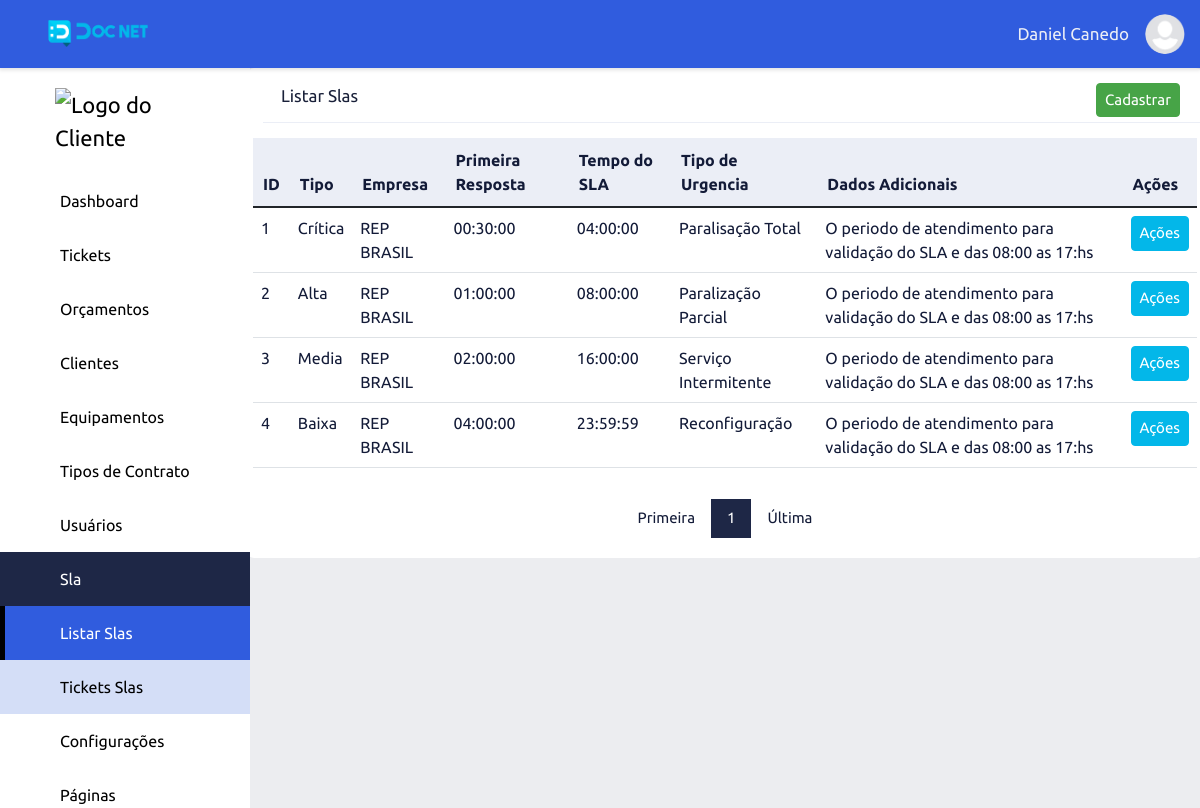
The page /list-sla/index (signed in) on the database its author committed.
### tables this page shows
CREATE TABLE `adms_levels_pages` (
  `id` int NOT NULL,
  `permission` int NOT NULL DEFAULT '2',
  `order_level_page` int NOT NULL,
  `print_menu` int NOT NULL DEFAULT '2' COMMENT '1 - Apresentar no menu, 2 - Não apresentar no menu',
  `dropdown` int NOT NULL DEFAULT '2' COMMENT '1 - Dropdow , 2 - não dropdow',
  `adms_access_level_id` int NOT NULL,
  `adms_page_id` int NOT NULL,
  `adms_items_menu_id` int NOT NULL DEFAULT '1',
  `created` datetime NOT NULL,
  `modified` datetime DEFAULT NULL
);

CREATE TABLE `adms_pages` (
  `id` int NOT NULL,
  `controller` varchar(220) NOT NULL,
  `metodo` varchar(220) NOT NULL,
  `menu_controller` varchar(220) NOT NULL,
  `menu_metodo` varchar(220) NOT NULL,
  `name_page` varchar(220) NOT NULL,
  `publish` int NOT NULL DEFAULT '2',
  `icon` varchar(45) DEFAULT NULL,
  `obs` text,
  `adms_sits_pgs_id` int NOT NULL DEFAULT '2',
  `adms_types_pgs_id` int NOT NULL,
  `adms_groups_pgs_id` int NOT NULL,
  `created` datetime NOT NULL,
  `modified` datetime DEFAULT NULL
);

CREATE TABLE `adms_items_menus` (
  `id` int NOT NULL,
  `name` varchar(220) NOT NULL,
  `icon` varchar(45) NOT NULL,
  `order_item_menu` int NOT NULL,
  `created` datetime NOT NULL,
  `modified` datetime DEFAULT NULL
);

CREATE TABLE `adms_sla` (
  `id` int NOT NULL,
  `name` varchar(220) NOT NULL,
  `empresa_id` int NOT NULL,
  `prim_resp` time DEFAULT NULL,
  `final_resp` time DEFAULT NULL,
  `tipo_ocorr_id` int NOT NULL,
  `prioridade_id` int NOT NULL,
  `tempo_nome_sla_id` int NOT NULL,
  `tempo_horas_sla_id` int NOT NULL,
  `atividade_id` int NOT NULL,
  `obs` varchar(220) DEFAULT NULL,
  `modified` datetime DEFAULT NULL,
  `cretaed` datetime NOT NULL
);

CREATE TABLE `adms_emp_principal` (
  `id` int NOT NULL,
  `razao_social` varchar(220) DEFAULT NULL,
  `nome_fantasia` varchar(220) DEFAULT NULL,
  `cnpj` varchar(220) NOT NULL,
  `cep` varchar(8) DEFAULT NULL,
  `logradouro` varchar(220) DEFAULT NULL,
  `bairro` varchar(220) DEFAULT NULL,
  `cidade` varchar(220) DEFAULT NULL,
  `uf` varchar(45) DEFAULT NULL,
  `contato` varchar(220) DEFAULT NULL,
  `telefone` varchar(220) DEFAULT NULL,
  `email` varchar(220) DEFAULT NULL,
  `situacao` int NOT NULL DEFAULT '1',
  `logo` varchar(110) DEFAULT NULL,
  `base_dados` varchar(220) DEFAULT NULL,
  `created` datetime NOT NULL,
  `modified` datetime DEFAULT NULL
);

CREATE TABLE `adms_atividade` (
  `id` int NOT NULL,
  `empresa_id` int NOT NULL,
  `name` varchar(220) NOT NULL,
  `modified` datetime DEFAULT NULL,
  `created` datetime NOT NULL
);

### app/adms/Controllers/ListSla.php (called while the page is built, shortened)
<?php
class ListSla
{
    private array|string|null $data;
    public function index(string|int|null $page = null): void
    {
        $this->page = (int) $page ? $page : 1;
        $listSla = new \App\adms\Models\AdmsListSla();
        $listSla->listSla($this->page);
        if ($listSla->getResult()) {
            $this->data['listSla'] = $listSla->getResultBd();
            $this->data['pagination'] = $listSla->getResultPg();
        } else {
            $this->data['listSla'] = [];
            $this->data['pagination'] = "";
        }
        $button = ['add_sla' => ['menu_controller' => 'add-sla', 'menu_metodo' => 'index'],
        'view_sla' => ['menu_controller' => 'view-sla', 'menu_metodo' => 'index'],
        'edit_sla' => ['menu_controller' => 'edit-sla', 'menu_metodo' => 'index'],
        'delete_sla' => ['menu_controller' => 'delete-sla', 'menu_metodo' => 'index']];
        $listBotton = new \App\adms\Models\helper\AdmsButton();
        $this->data['button'] = $listBotton->buttonPermission($button);
        $listMenu = new \App\adms\Models\helper\AdmsMenu();
        $this->data['menu'] = $listMenu->itemMenu();
        $this->data['sidebarActive'] = "list-sla";
        $loadView = new \Core\ConfigView("adms/Views/sla/listSla", $this->data);
        $loadView->loadView();
    }
}

### core/ConfigController.php (called while the page is built, shortened)
<?php
class ConfigController extends Config
{
    private string $urlController;
    private string $urlMetodo;
    private string $urlParameter;
    public function __construct()
    {
        if (!empty(filter_input(INPUT_GET, 'url', FILTER_DEFAULT))) {
            $this->url = filter_input(INPUT_GET, 'url', FILTER_DEFAULT);
            $this->urlArray = explode("/", $this->url);
            if (isset($this->urlArray[0])) {
                $this->urlController = $this->slugController($this->urlArray[0]);
            } else {
                $this->urlController = $this->slugController(CONTROLLER);
            }
            if (isset($this->urlArray[1])) {
                $this->urlMetodo = $this->slugMetodo($this->urlArray[1]);
            } else {
                $this->urlMetodo = $this->slugMetodo(METODO);
            }
            if (isset($this->urlArray[2])) {
                $this->urlParameter = $this->urlArray[2];
            } else {
                $this->urlParameter = "";
            }
        } else {
            $this->urlController = $this->slugController(CONTROLLERERRO);
            $this->urlMetodo = $this->slugMetodo(METODO);
            $this->urlParameter = "";
        }
    }
    private function slugController(string $slugController): string
    {
        $this->urlSlugController = $slugController;
        $this->urlSlugController = strtolower($this->urlSlugController);
        $this->urlSlugController = str_replace("-", " ", $this->urlSlugController);
        $this->urlSlugController = ucwords($this->urlSlugController);
        $this->urlSlugController = str_replace(" ", "", $this->urlSlugController);
        return $this->urlSlugController;
    }
    private function slugMetodo(string $urlSlugMetodo): string
    {
        $this->urlSlugMetodo = $this->slugController($urlSlugMetodo);
        $this->urlSlugMetodo = lcfirst($this->urlSlugMetodo);
        return $this->urlSlugMetodo;
    }
    public function loadPage(): void
    {
        $loadPgAdm = new \Core\CarregarPgAdmLevel();
        $loadPgAdm->loadPage($this->urlController, $this->urlMetodo, $this->urlParameter);
    }
}

### index.php (called while the page is built, shortened)
<?php
$home = new Core\ConfigController();
$home->loadPage();

### app/adms/Models/helper/AdmsRead.php (called while the page is built, shortened)
<?php
class AdmsRead extends AdmsConn
{
    private string $select;
    private array $values = [];
    private object $query;
    public function fullRead(string $query, string|null $parseString = null): void
    {
        $this->select = $query;
        if (!empty($parseString)) {
            parse_str($parseString, $this->values);
        }
        $this->exeInstruction();
    }
    private function exeInstruction(): void
    {
        $this->connection();
        try {
            $this->exeParameter();
            $this->query->execute();
            $this->result = $this->query->fetchAll();
        } catch (PDOException $err) {
            $this->result = null;
        }
    }
    private function connection(): void
    {
        $this->conn = $this->connectDb();
        $this->query = $this->conn->prepare($this->select);
        $this->query->setFetchMode(PDO::FETCH_ASSOC);
    }
    private function exeParameter(): void
    {
        if ($this->values) {
            foreach ($this->values as $link => $value) {
                if (($link == 'limit') or ($link == 'offset') or ($link == 'id')) {
                    $value = (int) $value;
                }
                $this->query->bindValue(":{$link}", $value, (is_int($value) ? PDO::PARAM_INT : PDO::PARAM_STR));
            }
        }
    }
}

### app/adms/Models/helper/AdmsConn.php (called while the page is built, shortened)
<?php
abstract class AdmsConn
{
    private string $host = HOST;
    private string $user = USER;
    private string $pass = PASS;
    private string $dbname = DBNAME;
    protected function connectDb(): object
    {
        try {
            $this->connect = new PDO("mysql:host={$this->host};dbname=" . $this->dbname, $this->user, $this->pass);
            return $this->connect;
        } catch (PDOException $err) {
            die("Erro - 001: Por favor tente novamente. Caso o problema persista, entre em contato o administrador " . EMAILADM);
        }
    }
}

### app/adms/Models/helper/AdmsMenu.php (called while the page is built, shortened)
<?php
class AdmsMenu
{
    public function itemMenu(): array|null|bool
    {
        $listMenu = new \App\adms\Models\helper\AdmsRead();
        $listMenu->fullRead(
            "SELECT lev_pag.id AS id_lev_pag, lev_pag.dropdown, lev_pag.adms_page_id,
                        pag.id AS id_pag, pag.menu_controller, pag.menu_metodo, pag.name_page, pag.icon,
                        itm_men.id AS id_itm_men, itm_men.name name_itm_men, itm_men.icon icon_itm_men
                        FROM adms_levels_pages AS lev_pag
                        INNER JOIN adms_pages AS pag ON pag.id=lev_pag.adms_page_id
                        INNER JOIN adms_items_menus AS itm_men ON itm_men.id=lev_pag.adms_items_menu_id
                        WHERE ((lev_pag.adms_access_level_id =:adms_access_level_id)
                        AND (lev_pag.permission = 1))
                        AND print_menu = 1
                        AND adms_sits_pgs_id = 1
                        ORDER BY itm_men.order_item_menu, lev_pag.order_level_page ASC",
            "adms_access_level_id=" . $_SESSION['adms_access_level_id']
        );
        $this->resultBd = $listMenu->getResult();
        if ($this->resultBd) {
            return $this->resultBd;
        } else {
            return false;
        }
    }
}

### app/adms/Models/AdmsListSla.php (called while the page is built, shortened)
<?php
class AdmsListSla
{
    private int $limitResult = 40;
    public function listSla(int $page):void
    {
        $this->page = (int) $page ? $page : 1;
        $pagination = new \App\adms\Models\helper\AdmsPagination(URLADM . 'list-sla/index');
        $pagination->condition($this->page, $this->limitResult);
        $pagination->pagination("SELECT COUNT(col.id) AS num_result FROM adms_sla AS col");
        $listSla = new \App\adms\Models\helper\AdmsRead();
        $listSla->fullRead("SELECT sla.id as id_sla, sla.name, emp.nome_fantasia as nome_fantasia_emp, sla.prim_resp as prim_resp_sla,
        sla.final_resp as final_resp_sla, typ.name as name_typ, prio.name as name_prio, temp.name as name_temp, sla.tempo_horas_sla_id,
                            ativ.name as name_ativ, sla.obs as obs_sla FROM adms_sla as sla
                            INNER JOIN adms_emp_principal AS emp ON emp.id=sla.empresa_id
                            INNER JOIN adms_tipo_ocorr AS typ ON typ.id=sla.tipo_ocorr_id
                            INNER JOIN adms_prioridade AS prio ON prio.id=sla.prioridade_id
                            INNER JOIN adms_tempo_sla AS temp ON temp.id=sla.tempo_nome_sla_id
                            INNER JOIN adms_atividade AS ativ ON ativ.id=sla.atividade_id
                            LIMIT :limit OFFSET :offset", "limit={$this->limitResult}&offset={$pagination->getOffset()}");
    }
}

### app/adms/Views/sla/listSla.php (the view, shortened to what this page needs)
<div class="wrapper">
    <div class="row">
        <div class="top-list">
            <span class="title-content">Listar Slas</span>
            <div class="top-list-right">
                <?php
                if ($this->data['button']['add_sla']) {
                    echo "<a href='" . URLADM . "add-sla/index' class='btn-success'>Cadastrar</a>";
                }
                ?>
            </div>
        </div>
        <div class="content-adm-alert">
        </div>
        <table class="table table-hover table-list">
            <thead class="list-head">
                <tr>
                    <th class="list-head-content">ID</th>
                    <th class="list-head-content">Tipo</th>
                    <th class="list-head-content table-sm-none">Empresa</th>
                    <th class="list-head-content">Primeira Resposta</th>
                    <th class="list-head-content table-sm-none">Tempo do SLA</th>
                    <th class="list-head-content table-sm-none">Tipo de Urgencia</th>
                    <th class="list-head-content table-sm-none">Dados Adicionais</th>
                    <th class="list-head-content">Ações</th>
                </tr>
            </thead>
            <tbody class="list-body">
                <?php
                foreach ($this->data['listSla'] as $sla) {
                    extract($sla);
                ?>
                    <tr>
                        <td class="list-body-content"><?php echo $id_sla; ?></td>
                        <td class="list-body-content"><?php echo $name; ?></td>
                        <td class="list-body-content table-sm-none"><?php echo $nome_fantasia_emp; ?></td>
                        <td class="list-body-content"><?php echo $prim_resp_sla; ?></td>
                        <td class="list-body-content table-sm-none"><?php echo $final_resp_sla; ?></td>
                        <td class="list-body-content table-sm-none"><?php echo $name_ativ; ?></td>
                        <td class="list-body-content table-sm-none"><?php echo $obs_sla; ?></td>
                        <td class="list-body-content">
                            <div class="dropdown-action">
                                <button onclick="actionDropdown(<?php echo $id_sla; ?>)" class="dropdown-btn-action">Ações</button>
                            </div>
                        </td>
                    </tr>
                <?php
                }
                ?>
            </tbody>
        </table>
        <?php echo $this->data['pagination']; ?>
    </div>
</div>

### app/adms/Views/include/menu.php (shortened to what this page needs)
<?php
$sidebar_active = "";
if (isset($this->data['sidebarActive'])) {
    $sidebar_active = $this->data['sidebarActive'];
}
?>
<div class="content">
    <div class="sidebar">
    <div class="logo-adm">
        <?php
        if(!empty ($_SESSION['set_clie'])){
            echo "<img src='" . URLADM . "app/adms/assets/image/logo/clientes/". $_SESSION['emp_user']."/{$_SESSION['logo_emp_prin']}' width='140' alt='Logo do Cliente'>";
        } else{
            echo "<img src='" . URLADM . "app/adms/assets/image/logo/clientes/icon_user.png' width='140' alt='Logo do Cliente'>";
        }
        ?>
    </div>
        <?php
        if ((isset($this->data['menu'])) and ($this->data['menu'])) {
            $count_drop_start = 0;
            $count_drop_end = 0;
            foreach ($this->data['menu'] as $item_menu) {
                extract($item_menu);
                $active_item_menu = "";
                if ($sidebar_active == $menu_controller) {
                    $active_item_menu = "active";
                }
                if ($dropdown == 1) {
                    if ($count_drop_start != $id_itm_men) {
                        if (($count_drop_end == 1) and ($count_drop_start != 0)) {
                            echo "</div>";
                            $count_drop_end = 0;
                        }
                        echo "<button class='dropdown-btn btn-active$id_itm_men'>";
                        echo "<i class='icon $icon_itm_men'></i><span>$name_itm_men</span><i class='fa-solid fa-caret-down'></i>";
                        echo "</button>";
                        echo "<div class='dropdown-container cont-active$id_itm_men'>";
                    }
                    echo "<a href='" . URLADM . "$menu_controller/$menu_metodo' class='sidebar-nav active$id_itm_men $active_item_menu'><i class='icon $icon'></i><span></span>$name_page</a>";
                    $count_drop_start = $id_itm_men;
                    $count_drop_end = 1;
                } else {
                    if ($count_drop_end == 1) {
                        echo "</div>";
                        $count_drop_end = 0;
                    }
                    echo "<a href='" . URLADM . "$menu_controller/$menu_metodo' class='sidebar-nav $active_item_menu'><i class='icon $icon'></i><span></span>$name_page</a>";
                }
            }
        }
        ?>
    </div>

### rows shown on the page
adms_levels_pages: adms_page.name_page "Dashboard"
adms_levels_pages: adms_items_menu.name "Tickets"
adms_levels_pages: adms_items_menu.name "Orçamentos"
adms_levels_pages: adms_items_menu.name "Clientes"
adms_levels_pages: adms_items_menu.name "Equipamentos"
adms_levels_pages: adms_items_menu.name "Tipos de Contrato"
adms_levels_pages: adms_items_menu.name "Usuários"
adms_levels_pages: adms_items_menu.name "Sla", adms_page.name_page "Listar Slas"
adms_levels_pages: adms_page.name_page "Tickets Slas"
adms_levels_pages: adms_items_menu.name "Configurações"
adms_levels_pages: adms_items_menu.name "Páginas"
adms_sla: id "1", name "Crítica", empresa.nome_fantasia "REP BRASIL", prim_resp "00:30:00", final_resp "04:00:00", atividade.name "Paralisação Total", obs "O periodo de atendimento para validação do SLA e das 08:00 as 17:hs"
adms_sla: id "2", name "Alta", empresa.nome_fantasia "REP BRASIL", prim_resp "01:00:00", final_resp "08:00:00", atividade.name "Paralização Parcial", obs "O periodo de atendimento para validação do SLA e das 08:00 as 17:hs"
adms_sla: id "3", name "Media", empresa.nome_fantasia "REP BRASIL", prim_resp "02:00:00", final_resp "16:00:00", atividade.name "Serviço Intermitente", obs "O periodo de atendimento para validação do SLA e das 08:00 as 17:hs"
adms_sla: id "4", name "Baixa", empresa.nome_fantasia "REP BRASIL", prim_resp "04:00:00", final_resp "23:59:59", atividade.name "Reconfiguração", obs "O periodo de atendimento para validação do SLA e das 08:00 as 17:hs"

### other values the page prints
$_SESSION['user_nickname'] "Daniel Canedo"
$this->page "1"
